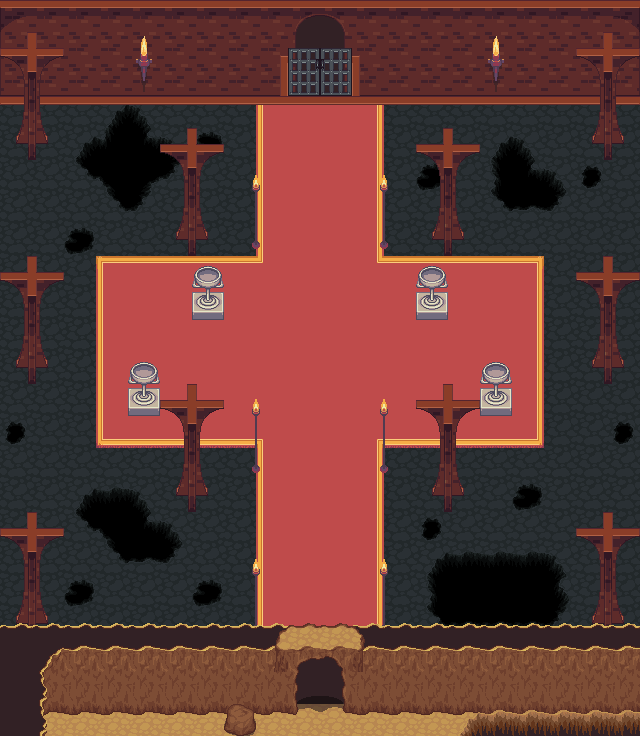

Tiled map render using the project's own tile images. Description and the map definition, with tile-layer contents summarised, below:
An orthogonal 20x23 tile map with 32x32 px tiles, 12 tile layers (Floor, Holes, Carpet, Back Wall, ...), 9 tilesets and 1 object.

<map version="1.0" orientation="orthogonal" renderorder="right-down" width="20" height="23" tilewidth="32" tileheight="32" nextobjectid="1">
 <tileset firstgid="1" name="holek" tilewidth="32" tileheight="32" tilecount="18" columns="3">
  <image source="../Graphics/tiles/holek.png" width="96" height="192" />
 </tileset>
 <tileset firstgid="19" name="dungeon" tilewidth="32" tileheight="32" tilecount="104" columns="13">
  <image source="../Graphics/tiles/dungeon.png" width="416" height="256" />
 </tileset>
 <tileset firstgid="123" name="cup" tilewidth="32" tileheight="32" tilecount="2" columns="1">
  <image source="../Graphics/tiles/cup.png" width="32" height="64" />
 </tileset>
 <tileset firstgid="125" name="castlefloors" tilewidth="32" tileheight="32" tilecount="100" columns="10">
  <image source="../Graphics/tiles/castlefloors.png" width="320" height="320" />
 </tileset>
 <tileset firstgid="225" name="castle_lightsources" tilewidth="32" tileheight="32" tilecount="20" columns="5">
  <image source="../Graphics/tiles/castle_lightsources.png" width="160" height="128" />
 </tileset>
 <tileset firstgid="245" name="RED" tilewidth="32" tileheight="32" tilecount="1" columns="1">
  <image source="../Graphics/RED.png" width="32" height="32" />
  <tile id="0">
   <objectgroup draworder="index">
    <object id="1" x="0" y="0" width="32" height="32" />
   </objectgroup>
  </tile>
 </tileset>
 <tileset firstgid="246" name="lavarock" tilewidth="32" tileheight="32" tilecount="18" columns="3">
  <image source="../Graphics/tiles/lavarock.png" width="96" height="192" />
 </tileset>
 <tileset firstgid="264" name="mountains" tilewidth="32" tileheight="32" tilecount="108" columns="12">
  <image source="../Graphics/tiles/mountains.png" width="384" height="288" />
 </tileset>
 <tileset firstgid="372" name="hole" tilewidth="32" tileheight="32" tilecount="18" columns="3">
  <image source="../Graphics/tiles/hole.png" width="96" height="192" />
 </tileset>
 <layer name="Floor" width="20" height="23">
  <data>[460 cells, 420 non-empty, 2 distinct tile ids]</data>
 </layer>
 <layer name="Holes" width="20" height="23">
  <data>[460 cells, 55 non-empty, 15 distinct tile ids]</data>
 </layer>
 <layer name="Carpet" width="20" height="23">
  <data>[460 cells, 134 non-empty, 14 distinct tile ids]</data>
 </layer>
 <layer name="Back Wall" width="20" height="23">
  <data>[460 cells, 80 non-empty, 18 distinct tile ids]</data>
 </layer>
 <layer name="Doors" width="20" height="23">
  <data>[460 cells, 8 non-empty, 6 distinct tile ids]</data>
 </layer>
 <layer name="Cups Bottom" width="20" height="23">
  <data>[460 cells, 26 non-empty, 11 distinct tile ids]</data>
 </layer>
 <layer name="Cups Top" width="20" height="23">
  <data>[460 cells, 4 non-empty, 1 distinct tile ids]</data>
 </layer>
 <layer name="Lights" width="20" height="23">
  <data>[460 cells, 34 non-empty, 8 distinct tile ids]</data>
 </layer>
 <layer name="Supports" width="20" height="23">
  <data>[460 cells, 64 non-empty, 8 distinct tile ids]</data>
 </layer>
 <layer name="Front Wall" width="20" height="23">
  <data>[460 cells, 80 non-empty, 11 distinct tile ids]</data>
 </layer>
 <layer name="Front Details" width="20" height="23">
  <data>[460 cells, 17 non-empty, 11 distinct tile ids]</data>
 </layer>
 <layer name="Collision" width="20" height="23" opacity="0">
  <data>[460 cells, 330 non-empty, 1 distinct tile ids]</data>
 </layer>
</map>
